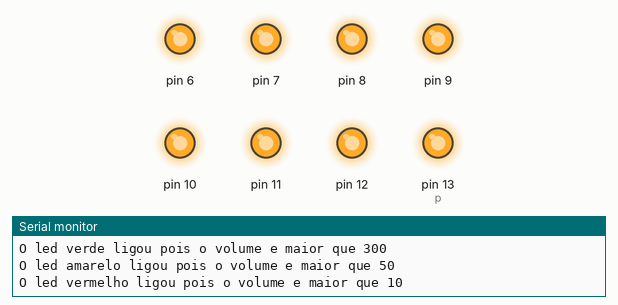
Simulated run of this sketch. Board: Arduino Uno, built with avr-gcc and run on an emulated ATmega328P. Shown: output pins drawn as LEDs (lit = HIGH), the last lines printed to the serial monitor.

Above: at 1.0 s.
At 5.1 s:
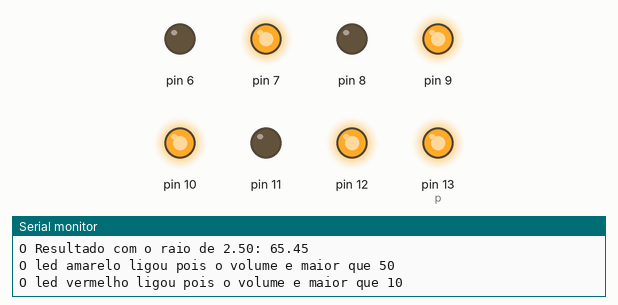
At 8.2 s:
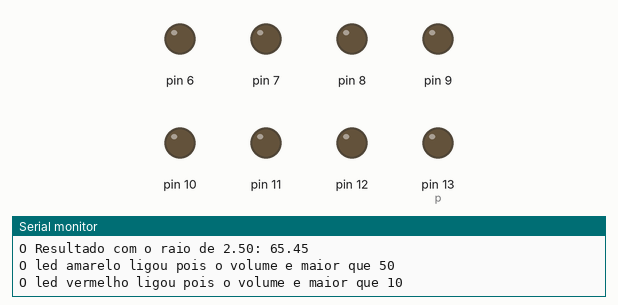
Timing chart, 0 to 13.3 s (numbered marks = the images above):
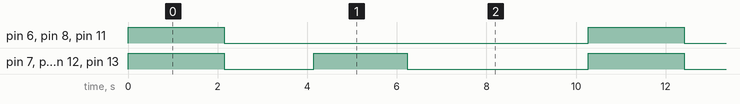

The sketch:

Exercicio_2AB_refatorado.ino
```cpp
// Aula de 30/08/2023
// Exercicio-2
/* Lista de atividades:

a) Elabore um programa para o cálculo e impressão no monitor serial do volume
de uma esfera de raio R.
A formula do cálculo é: 𝑉 = (4𝜋𝑅^3)/3 (raio ao cubo!)
Considere pi = 3.14
Mande imprimir na serial o valor dos 3 volumes para raios de 1m ; 2.5m e 5m.
Cuide com o uso de variáveis tipo inteira ou real (ponto flutuante).

**Atenção:
- Use variáveis para a definição dos nomes dos LEDs e do tempo de piscada.
- Verifique no shield o nº dos pinos de cada LED.
- Salvar o arquivo como "Exercicio-2A".

b) Agora que vc tem o valor dos 3 volumes calculados, crie um estrutura condicional que faça todos os leds vermelhos
piscarem se a V1 for maior que 10, faça todos os ledes amarelos piscarem se o V2 for maior que 50 e faça todos os leds
verdes piscarem se o V3 for maior que 300
- Salvar o arquivo como "Exercicio-2B".

Use a estrutura base abaixo para iniciar a programação.
*/

float numeros[] = {1,2.5,5};
float pi = 3.14159265359;
int tempoEspera = 2000;
int k = 2;
int p = 13;

void setup(){
	Serial.begin(9600);
	for (int i = 13;i>=6;i--){
      pinMode(i,OUTPUT);
  }
}

void loop(){
  	for (k;k>=0;k = k - 1){
      	float resultados [] = { (((4.0*pi)*(pow(numeros[k],3.0)))/3.0) } ;
		    Serial.println("----------");
        Serial.print("O Resultado com o raio de ");
        Serial.print(numeros[k]);
        Serial.print(": ");
        Serial.println(resultados[0]);
        if (resultados[0]>=300){
              digitalWrite(p, HIGH);
              digitalWrite(p-3, HIGH);
              digitalWrite(p-6, HIGH);
              digitalWrite(p-1, HIGH);
              digitalWrite(p-4, HIGH);
              digitalWrite(p-2, HIGH);
              digitalWrite(p-5, HIGH);
              digitalWrite(p-7, HIGH);
              Serial.println("O led verde ligou pois o volume e maior que 300");
              Serial.println("O led amarelo ligou pois o volume e maior que 50");
              Serial.println("O led vermelho ligou pois o volume e maior que 10");
              delay(tempoEspera);
              digitalWrite(p, LOW);
              digitalWrite(p-3, LOW);
              digitalWrite(p-6, LOW);
              digitalWrite(p-1, LOW);
              digitalWrite(p-4, LOW);
              digitalWrite(p-2, LOW);
              digitalWrite(p-5, LOW);
              digitalWrite(p-7, LOW);
              delay(tempoEspera);

        }else if (resultados[0]>=10 && resultados[0]>=50){
              digitalWrite(p, HIGH);
              digitalWrite(p-3, HIGH);
              digitalWrite(p-6, HIGH);
              digitalWrite(p-1, HIGH);
              digitalWrite(p-4, HIGH);
              Serial.println("O led amarelo ligou pois o volume e maior que 50");
              Serial.println("O led vermelho ligou pois o volume e maior que 10");
              delay(tempoEspera);
              digitalWrite(p, LOW);
              digitalWrite(p-3, LOW);
              digitalWrite(p-6, LOW);
              digitalWrite(p-1, LOW);
              digitalWrite(p-4, LOW);
              delay(tempoEspera);
        }else if (resultados[0]>=10) {
              digitalWrite(p, HIGH);
              digitalWrite(p-3, HIGH);
              digitalWrite(p-6, HIGH);
              Serial.println("O led vermelho ligou pois o volume e maior que 10");
              delay(tempoEspera);
              digitalWrite(p, LOW);
              digitalWrite(p-3, LOW);
              digitalWrite(p-6, LOW);


        }else {
          Serial.println("O led nao ligou pois o volume e menor que 10");
          delay(tempoEspera);
        }
        }
        k = 2;
        p = 13;
    }
```

Measured:
- by itself, pin 6, pin 8, pin 11: alternates HIGH for 2.1 s and LOW for 8.1 s
- by itself, pin 7, pin 9, pin 10, pin 12, pin 13 (p): repeats every 10.3 s: LOW 2.0 s, HIGH 2.1 s, LOW 4.0 s, HIGH 2.1 s
- by itself, everything shown: repeats every 10.3 s, in 4 steps
